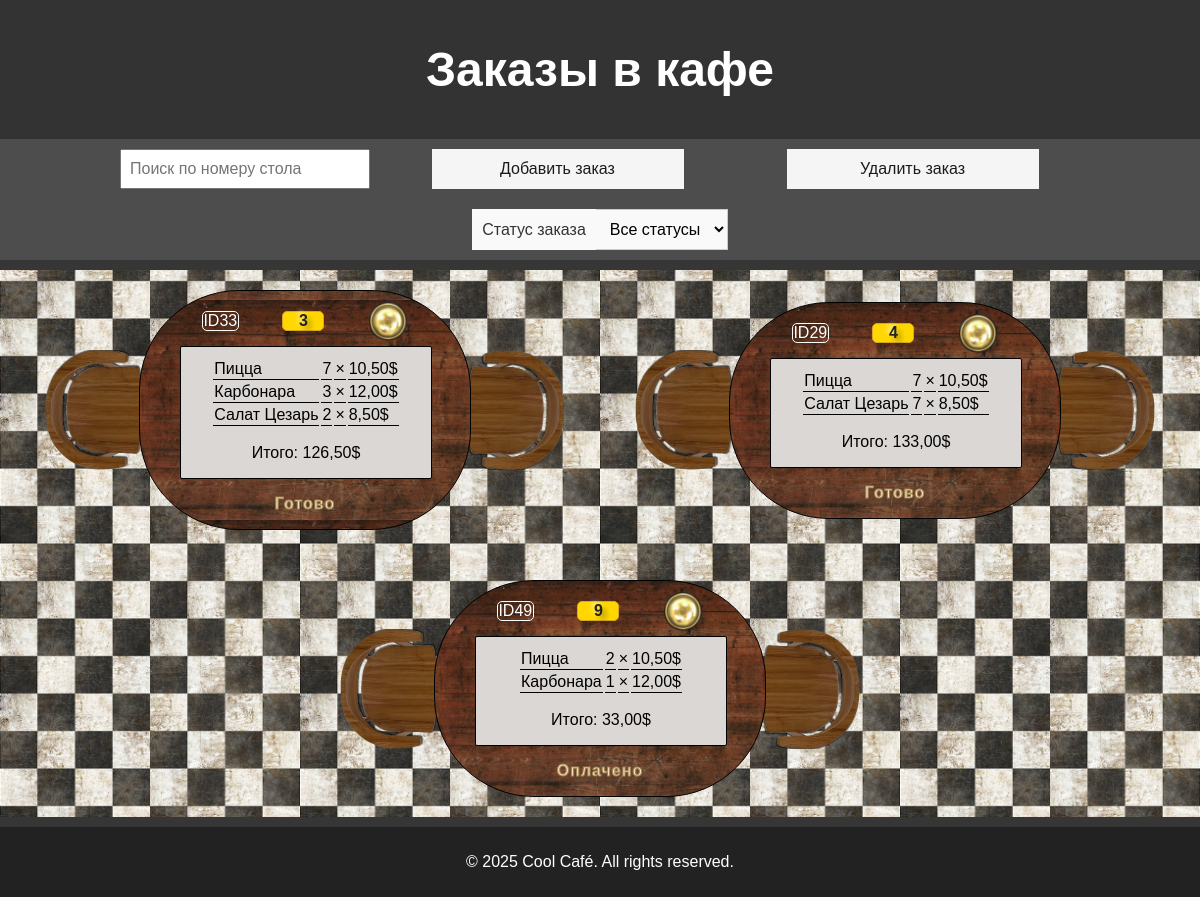
Screenshot of /orders/ with the database file from the repository.
### orders_manager/models.py (models this page shows, shortened)
class Order(models.Model):
    id = models.AutoField(primary_key=True)
    table_number = models.PositiveIntegerField()
    total_price = models.DecimalField(max_digits=10, decimal_places=2, default=0.00)
    status = models.CharField(
        max_length=10,
        choices=OrderStatuses.choices,
        default=OrderStatuses.WAITING
    )
    items = models.ManyToManyField(Item, through='OrderItem')

class OrderItem(models.Model):
    order = models.ForeignKey(Order, on_delete=models.CASCADE)
    item = models.ForeignKey(Item, on_delete=models.CASCADE)
    quantity = models.PositiveIntegerField(default=1)

class Item(models.Model):
    id = models.AutoField(primary_key=True)
    dish = models.CharField(max_length=255)
    price = models.DecimalField(max_digits=10, decimal_places=2)

### orders_manager/views.py (the view, shortened to what this page needs)
# urls.py: path("", views.orders_page),
def orders_page(request: WSGIRequest) -> HttpResponse:
    orders = Order.objects.all().order_by("table_number").prefetch_related("items")
    if request.method == "POST":
        form = AddOrderForm()
        if "delete_order_form" in request.POST:
            delete_form = DeleteOrderForm(request.POST)
            if delete_form.is_valid():
                order_id = delete_form.cleaned_data["order_id"]
                order = get_object_or_404(Order, id=order_id)
                order.delete()
                messages.success(request, f"Заказ {order_id} успешно удалён.")
                return redirect("/orders/")
    else:
        delete_form = DeleteOrderForm()
        form = AddOrderForm()
    if request.method == "GET":
        filter_form = FilterOrdersForm(request.GET or None)
    ser_items = DishSerializer(form.fields['items'].queryset, many=True).data
    data = {
        "orders": orders,
        "form": form,
        "filter_form": filter_form,
        "delete_form": delete_form,
        "items_json": json.dumps(ser_items, ensure_ascii=False)
    }
    return render(request, "orders/orders.html", data)

### orders_manager/forms.py (shortened to what this page needs)
class AddOrderForm(forms.Form):
    table_number = forms.IntegerField(
        label="Номер стола",
        max_value=24, min_value=1,
        widget=forms.NumberInput(attrs={"placeholder": "1"})
    )
    items = forms.ModelMultipleChoiceField(
        label="Меню",
        queryset=Item.objects.all(),
        widget=ModelSelect2MultipleWidget(
            model=Item,
            search_fields=["dish__icontains"],  # Поиск по имени
            attrs={
                "data-minimum-input-length": 0,
                "data-placeholder": "Выберите блюдо"
            }
        ),
        error_messages={"required": "Пожалуйста закажите хотя бы одно блюдо."})
    status = forms.ChoiceField(
        choices=OrderStatuses.choices,
        label="Статус заказа",
        initial=OrderStatuses.WAITING,
        widget=forms.Select(attrs={"class": "form-control"})
    )

class FilterOrdersForm(forms.Form):
    table_number = forms.IntegerField(
        min_value=1, required=False,
        widget=forms.NumberInput(attrs={
            "placeholder": "Поиск по номеру стола",
            "oninput": "submitFilterForm()"
        })
    )
    status = forms.ChoiceField(
        choices=[("", "Все статусы")] + list(OrderStatuses.choices),
        label="Статус заказа",
        required=False,
        initial="Все статусы",
        widget=forms.Select(attrs={
            "class": "form-control",
            "onchange": "submitFilterForm()"
        })
    )

### orders_manager/templates/orders/orders.html (shortened to what this page needs)
{% extends "cafe/index.html" %}
{% load static %}
{% block head %}
    <link rel="stylesheet" href={% static "orders/css/orders.css" %}>
    <link rel="stylesheet" href={% static "orders/css/order_form.css" %}>
    <link rel="stylesheet" href={% static "orders/css/orders_controls.css" %}>
{% endblock head %}
{% block body %}
    <header>
        <h1>Заказы в кафе</h1>
    </header>
    <main>
        <form id="order_filter" name="order_filter_form" class="controls" action="/orders/">
            {{ filter_form.table_number }}
            <a class="button" href="#add_order">Добавить заказ</a>
            <a class="button" href="#delete_order">Удалить заказ</a>
            <div class="status-filter">
                <label for="{{ filter_form.status.id_for_label }}">{{ filter_form.status.label }}</label>
                {{ filter_form.status }}
            </div>
        </form>
        <section class="hall">
            {% for order in orders %}
                <div class="place">
                    <div class="chair chair-left"></div>
                    <div class="table">
                        <div class="numbers">
                            <p class="order-id">ID{{ order.id }}</p>
                            <p class="tnumber">{{ order.table_number }}</p>
                            <a class="ring" href="{% url 'delete_order' order.id %}"></a>
                        </div>
                        <div class="receipt">
                            <table>
                                <tbody id="orders-list">
                                {% for order_item in order.orderitem_set.all %}
                                    <tr class="rtr">
                                        <td class="dish">{{ order_item.item.dish|truncatechars:20 }}</td>
                                        <td class="quant">{{ order_item.quantity }}</td>
                                        <td class="multy">×</td>
                                        <td class="price">{{ order_item.item.price }}$</td>
                                    </tr>
                                {% endfor %}
                                </tbody>
                            </table>
                            <p>Итого: {{ order.total_price }}$</p>
                        </div>
                        <p class="status">{{ order.get_status_display }}</p>
                    </div>
                    <div class="chair chair-right"></div>
                </div>
            {% endfor %}
        </section>
    </main>
    <footer>
        <p>© 2025 Cool Café. All rights reserved.</p>
    </footer>
{% endblock body %}

### templates/cafe/index.html (shortened to what this page needs)
<!DOCTYPE html>
{% load static %}
<html lang="en">
<head>
    <link rel="stylesheet" href={% static "cafe/css/style.css" %}>
    {% block head %}
    {% endblock head %}
</head>
<body>
    {% block body %}
    {% endblock body %}
</body>
</html>

### static/cafe/css/style.css (style rules this page uses)
body { font-family: Arial, sans-serif; margin: 0; padding: 0; background: #f5f5f5; }
header { background: #333; color: white; text-align: center; padding: 10px 0; font-size: 24px; }
footer { background: #222; color: white; text-align: center; padding: 10px; margin-top: 0; }

### orders_manager/static/orders/css/orders.css (style rules this page uses)
.status { font-weight: bold; text-transform: capitalize; -webkit-text-stroke: 1px #9f8555; letter-spacing: 1px; }
.hall { background-image: url("../imgs/floor.jpg"); background-size: 300px; background-position: center; border: solid 10px #363636; border-right: 0; border-left: 0; }
.hall { display: flex; flex-flow: row wrap; justify-content: space-around; row-gap: 50px; column-gap: 20px; min-height: calc(100vh - 327px); margin: auto 0; padding: 20px 20px; }
.place { display: flex; flex-direction: row; flex-flow: row nowrap; align-content: center; justify-content: space-around; align-items: center; width: auto; margin: 0; }
.chair { background-image: url("../imgs/chair-shadow.png"); background-size: cover; background-position: center; width: 120px; height: 100px; }
.chair-left { transform: rotate(-90deg); margin-right: -15px; }
.chair-right { transform: rotate(90deg); margin-left: -15px; }
.table { display: flex; flex-direction: column; text-align: center; justify-content: flex-start; width: 250px; min-height: 200px; padding: 0 40px; background-image: url("../imgs/table.jpg"); background-size: contain; background-position: center; border: 1px solid black; color: wheat; border-radius: 100px; z-index: 1; }
.table .numbers { display: flex; justify-content: space-around; align-items: center; position: relative; margin: 10px 0 5px 0; }
.table .tnumber { background-color: gold; color: #222; text-align: center; font-weight: bold; text-shadow: 4px 4px 5px rgba(0, 0, 0, 0.3), -3px -3px 5px rgba(255, 255, 255, 0.6); width: 40px; margin: auto; border: 1px solid goldenrod; border-radius: 5px; }
.table .order-id { background-color: transparent; color: #ffffff; width: 35px; margin: auto; vertical-align: center; border: 1px solid #fcfcfc; border-radius: 5px; }
.table .ring { display: block; background-image: url("../imgs/ring.png"); background-size: contain; width: 40px; height: 40px; margin: auto; text-decoration: none; }
.table .ring::after { content: "Изменить заказ"; position: absolute; background: #000; color: #fff; padding: 5px 10px; border-radius: 5px; white-space: nowrap; font-size: 12px; opacity: 0; transition: opacity 0.3s ease; bottom: 100%; left: 82%; transform: translateX(-50%); visibility: hidden; }
.table .receipt { display: flex; flex-direction: column; align-items: center; margin: auto; padding-top: 10px; width: 100%; background: #dad7d5; border: 1px solid black; color: black; border-radius: 2px; }
.rtr .dish { text-align: left; }
.rtr .multy, .rtr .quant { width: 5px; }
.rtr .price { text-align: left; }
.rtr td { border-bottom: solid 1px black; }

### orders_manager/static/orders/css/orders_controls.css (style rules this page uses)
main { display: flex; flex-direction: column; padding: 0; min-height: calc(100vh - 210px); }
.controls { display: flex; justify-content: space-evenly; flex-flow: row wrap; background: #4d4d4d; padding: 10px 10%; column-gap: 20px; row-gap: 20px; }
.controls input, .controls select, .controls a { padding: 8px; font-size: 16px; }
.controls input, .controls .button { font-family: Arial, sans-serif; color: #1b1b1b; min-width: 230px; }
.controls .button { text-align: center; cursor: pointer; margin: auto; padding: 11px; text-decoration: none; background-color: whitesmoke; }
.status-filter { display: flex; flex-direction: row; background-color: #f9f9f9; }
.controls select { padding: 10px; border: 1px solid #ccc; font-size: 16px; background-color: #f9f9f9; transition: border-color 0.3s ease-in-out; border-left: solid 0 #f9f9f9; }
.controls label { display: block; text-align: center; margin: auto 10px; color: #333; }

### rows the page displays
Order: id "33", table_number "3", total_price "126,50", status "Готово"
OrderItem: item.dish "Пицца", quantity "7", item.price "10,50"
OrderItem: item.dish "Карбонара", quantity "3", item.price "12,00"
OrderItem: item.dish "Салат Цезарь", quantity "2", item.price "8,50"
Order: id "29", table_number "4", total_price "133,00", status "Готово"
OrderItem: item.dish "Пицца", quantity "7", item.price "10,50"
OrderItem: item.dish "Салат Цезарь", quantity "7", item.price "8,50"
Order: id "49", table_number "9", total_price "33,00", status "Оплачено"
OrderItem: item.dish "Пицца", quantity "2", item.price "10,50"
OrderItem: item.dish "Карбонара", quantity "1", item.price "12,00"

### other values shown
{{ filter_form.status.label }} "Статус заказа"
